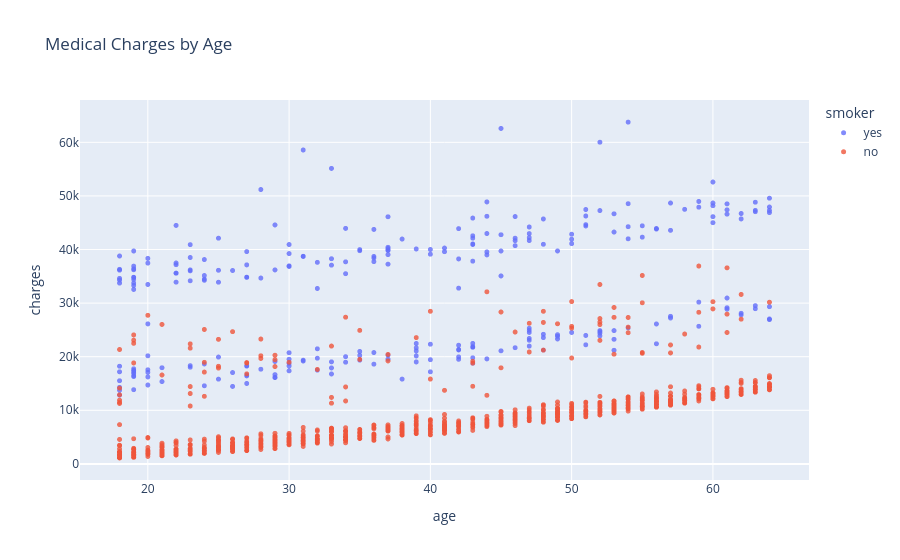

Notebook code for this chart:
### Markdown cell above
# 📊 Age vs Charges

### 🔹 Task
Visualize the relationship between **age** (numeric) and **charges** (annual medical costs).  
Each point represents one customer.  
Color points by **smoker status** ("yes"/"no") to highlight differences.

### Code cell
fig= px.scatter(medical_df , x = 'age' , y ='charges' , color='smoker' ,opacity = 0.8 , hover_data = ['sex']  , title = 'Medical Charges by Age')
fig.update_traces(marker_size = 5)
fig.show()

### Figure 1 — Plotly figure (JSON) as saved in the notebook; plotly's stock layout.template omitted (floating-point values rounded to 4 significant figures; data arrays with more than 128 entries replaced by an {"elided": "..."} marker saying what was removed)
{"data": [{"customdata": {"elided": "274x1 str values"}, "hovertemplate": "smoker=yes<br>age=%{x}<br>charges=%{y}<br>sex=%{customdata[0]}<extra></extra>", "legendgroup": "yes", "marker": {"color": "#636efa", "opacity": 0.8, "size": 5, "symbol": "circle"}, "mode": "markers", "name": "yes", "showlegend": true, "type": "scattergl", "x": {"elided": "274 int values"}, "xaxis": "x", "y": {"elided": "274 float values"}, "yaxis": "y"}, {"customdata": {"elided": "1064x1 str values"}, "hovertemplate": "smoker=no<br>age=%{x}<br>charges=%{y}<br>sex=%{customdata[0]}<extra></extra>", "legendgroup": "no", "marker": {"color": "#EF553B", "opacity": 0.8, "size": 5, "symbol": "circle"}, "mode": "markers", "name": "no", "showlegend": true, "type": "scattergl", "x": {"elided": "1064 int values"}, "xaxis": "x", "y": {"elided": "1064 float values"}, "yaxis": "y"}], "layout": {"legend": {"title": {"text": "smoker"}, "tracegroupgap": 0}, "title": {"text": "Medical Charges by Age"}, "xaxis": {"anchor": "y", "domain": [0, 1], "title": {"text": "age"}}, "yaxis": {"anchor": "x", "domain": [0, 1], "title": {"text": "charges"}}}}
